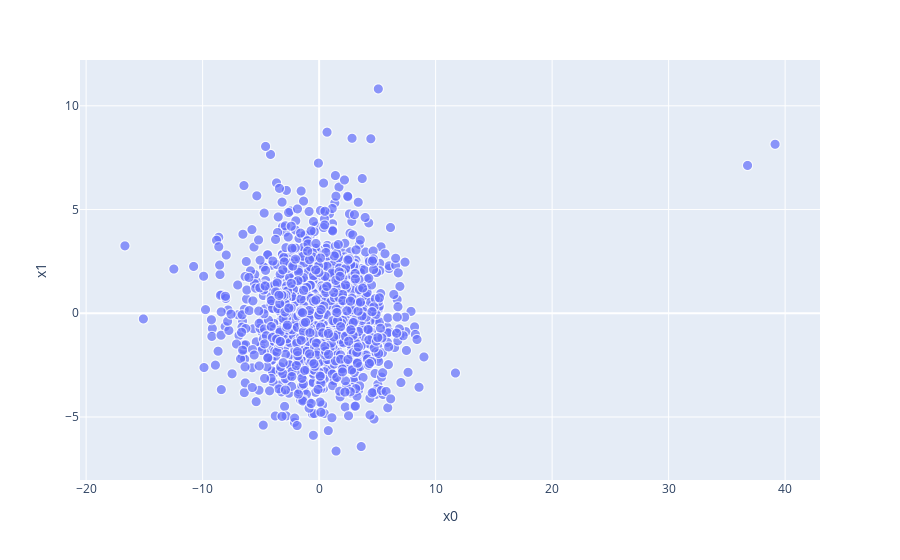

Notebook code for this chart:
### Code cell
# visualize
import plotly.express as px 
import plotly.io as pio
pio.renderers.default = "plotly_mimetype+notebook_connected"
import numpy as np

fig = px.scatter(embedding_df, 
                 x = "x0", 
                 y = "x1", 
                 size = list(np.ones(len(embedding_df))),
                 size_max = 10,
                 hover_name = "word")

fig.show()

### Figure 1 — Plotly figure (JSON) as saved in the notebook; plotly's stock layout.template omitted (floating-point values rounded to 4 significant figures; data arrays with more than 128 entries replaced by an {"elided": "..."} marker saying what was removed)
{"data": [{"hovertemplate": "<b>%{hovertext}</b><br><br>x0=%{x}<br>x1=%{y}<br>size=%{marker.size}<extra></extra>", "hovertext": {"elided": "1373 str values"}, "legendgroup": "", "marker": {"color": "#636efa", "size": {"elided": "1373 int values"}, "sizemode": "area", "sizeref": 0.01, "symbol": "circle"}, "mode": "markers", "name": "", "showlegend": false, "type": "scattergl", "x": {"elided": "1373 float values"}, "xaxis": "x", "y": {"elided": "1373 float values"}, "yaxis": "y"}], "layout": {"autosize": true, "legend": {"itemsizing": "constant", "tracegroupgap": 0}, "margin": {"t": 60}, "xaxis": {"anchor": "y", "autorange": true, "domain": [0, 1], "range": [-20.4, 42.87], "title": {"text": "x0"}, "type": "linear"}, "yaxis": {"anchor": "x", "autorange": true, "domain": [0, 1], "range": [-8.455, 12.63], "title": {"text": "x1"}, "type": "linear"}}}
